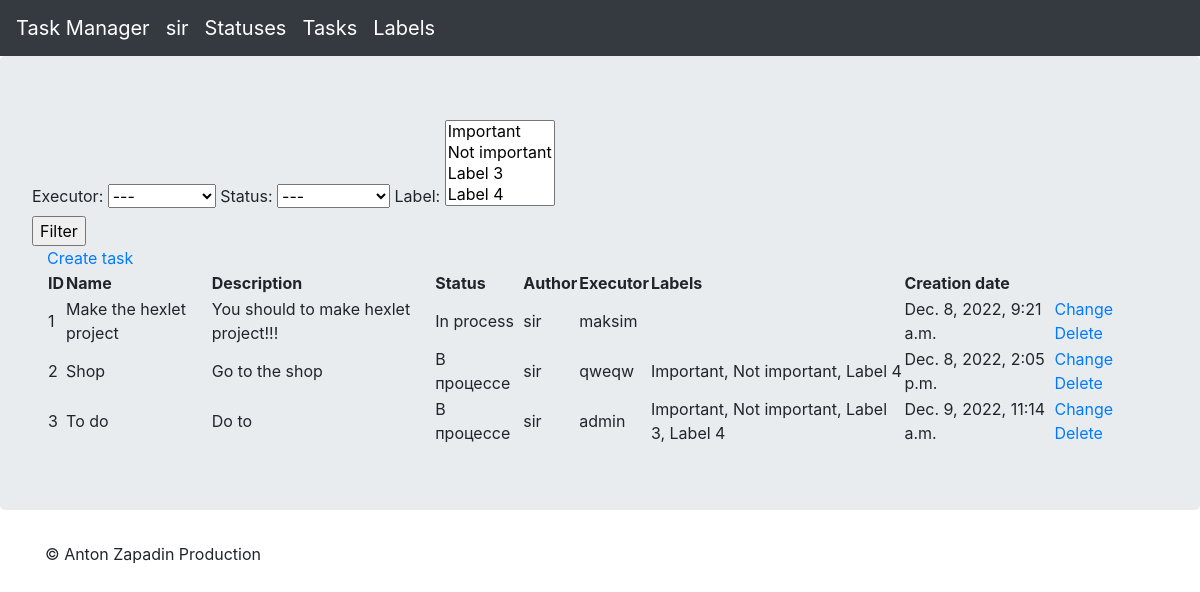
The page /tasks (signed in) on the database as committed earlier.
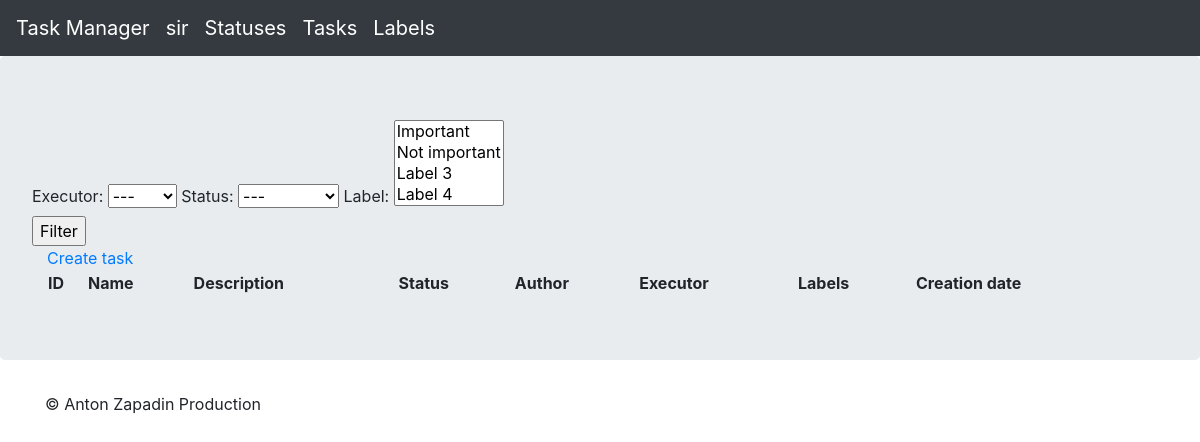
The same page on the database as committed later.
### tasks/models.py (models this page shows, shortened)
class Tasks(models.Model):
    name = models.CharField(
        unique=True,
        max_length=200,
        verbose_name=_('name'),
    )
    description = models.TextField(
        blank=True,
        max_length=400,
        verbose_name=_('description'),
    )
    author = models.ForeignKey(
        User,
        on_delete=models.PROTECT,
        related_name='author',
        verbose_name=_('author'),
    )
    executor = models.ForeignKey(
        User,
        on_delete=models.PROTECT,
        related_name='executor',
        verbose_name=_('executor'),
    )
    status = models.ForeignKey(
        Statuses,
        on_delete=models.PROTECT,
        verbose_name=_('status'),
    )
    labels = models.ManyToManyField(
        Labels,
        related_name='tasks',
        verbose_name=_('labels'),
    )
    pub_date = models.DateTimeField(
        auto_now_add=True,
        verbose_name=_('creation date'),
    )
    def get_labels(self):
        return list(self.labels.values_list('name', flat=True))

### statuses/models.py (models this page shows)
class Statuses(models.Model):
    name = models.CharField(
        max_length=200,
        verbose_name=_('name'),
    )
    pub_date = models.DateTimeField(
        auto_now_add=True,
        verbose_name=_('creation date'),
    )
    def __str__(self):
        return self.name

### tasks/views.py (the view)
# urls.py: path('', views.TasksView.as_view(), name='tasks'),
class TasksView(LoginRequiredMixin, View):
    login_url = 'login'
    def get(self, request, *args, **kwargs):
        tasks_list = self.filter()
        statuses_list = Statuses.objects.all()
        user_list = User.objects.all()
        labels_list = Labels.objects.all()
        context = {
            'statuses_list': statuses_list,
            'user_list': user_list,
            'labels_list': labels_list,
            'tasks_list': tasks_list,
        }
        return render(request, 'tasks/tasks_list.html', context=context)
    def filter(self):
        status_id = self.request.GET.get('status')
        executor_id = self.request.GET.get('executor')
        labels = self.request.GET.getlist('label')
        print(self.request.GET)
        qs = Tasks.objects.all()
        if status_id:
            qs = qs.filter(status_id=status_id)
        if executor_id:
            qs = qs.filter(executor_id=executor_id)
        if labels:
            qs = qs.filter(labels__in=labels)
        return qs

### templates/tasks/tasks_list.html (shortened to what this page needs)
{% extends 'task_manager/base.html' %}
{% load i18n %}
{% block content %}
<div class="jumbotron">
  {% include 'tasks/_task_filter.html' %}
  <div class="container">
    <table style = "width: 100%;">
      <a href=" {% url 'tasks:tasks_create' %}">{% trans "Create task"%}</a>
      <tr>
        <th>ID</th>
        <th>{% trans "Name" %}</th>
        <th>{% trans "Description" %}</th>
        <th>{% trans "Status" %}</th>
        <th>{% trans "Author" %}</th>
        <th>{% trans "Executor" %}</th>
        <th>{% trans "Labels" %}</th>
        <th>{% trans "Creation date" %}</th>
      </tr>
      {% for task in tasks_list %}
      <tr>
        <td>{{ task.id }}</td>
        <td>{{ task.name }}</td>
        <td>{{ task.description }}</td>
        <td>{{ task.status }}</td>
        <td>{{ task.author }}</td>
        <td>{{ task.executor }}</td>
        <td>{{ task.get_labels | join:", " }}</td>
        <td>{{ task.pub_date }}</td>
        <td>
          <a href=" {% url 'tasks:tasks_update' task.id %}">{% trans "Change" %}</a>
          <a href=" {% url 'tasks:tasks_delete' task.id %}">{% trans "Delete" %}</a>
        </td>
      </tr>
      {% endfor %}
    </table>
  </div>
</div>
{% endblock %}

### templates/task_manager/base.html (shortened to what this page needs)
<!DOCTYPE html>
<html lang="en">
<head>
  {% load i18n %}
  <link href="/static/css/bootstrap.min.css" rel="stylesheet">
  <link href="/static/css/jumbotron.css" rel="stylesheet">
</head>
<body>
<nav class="navbar navbar-expand-md navbar-dark fixed-top bg-dark">
  <a class="navbar-brand" href="/">{% trans "Task Manager" %}</a>
  {% if request.user.is_authenticated %}
  <div class="navbar-brand">{{ request.user.username }}</div>
  <a class="navbar-brand" href="/statuses">{% trans "Statuses" %}</a>
  <a class="navbar-brand" href="/tasks">{% trans "Tasks" %}</a>
  <a class="navbar-brand" href="/labels">{% trans "Labels" %}</a>
  {% endif %}
</nav>
<main role="main">
{% block content %}{% endblock %}
</main>
<footer class="container">
  <p>&copy; Anton Zapadin Production</p>
</footer>
</body>
</html>

### templates/tasks/_task_filter.html (shortened to what this page needs)
{% load i18n %}
<form action="{% url 'tasks:tasks' %}" method="get">
    <label for="executor">{% trans "Executor" %}:</label>
    <select name="executor" id="executor">
        <option value="">---</option>
    </select>
    <label for="status">{% trans "Status" %}:</label>
    <select name="status" id="status">
        <option value="">---</option>
    </select>
    <label for="label">{% trans "Label" %}:</label>
    <select name="label" id="label" multiple>
        {% for label in labels_list %}
        <option value="{{ label.id }}">{{ label.name }}</option>
        {% endfor %}
    </select>
    <br>
    <input type="submit" value="{% trans 'Filter' %}">
</form>

### static/css/jumbotron.css (style rules this page uses)
body { padding-top: 3.5rem; }

Rows that differ between the two databases and show on the page:
removed Tasks: id "1", name "Make the hexlet project", description "You should to make hexlet project!!!", status "In process", author "sir", executor "maksim", pub_date "Dec. 8, 2022, 9:21 a.m."
removed Tasks: id "2", name "Shop", description "Go to the shop", status "В процессе", author "sir", executor "qweqw", get_labels "Important, Not important, Label 4", pub_date "Dec. 8, 2022, 2:05 p.m."
removed Tasks: id "3", name "To do", description "Do to", status "В процессе", author "sir", executor "admin", get_labels "Important, Not important, Label 3, Label 4", pub_date "Dec. 9, 2022, 11:14 a.m."
